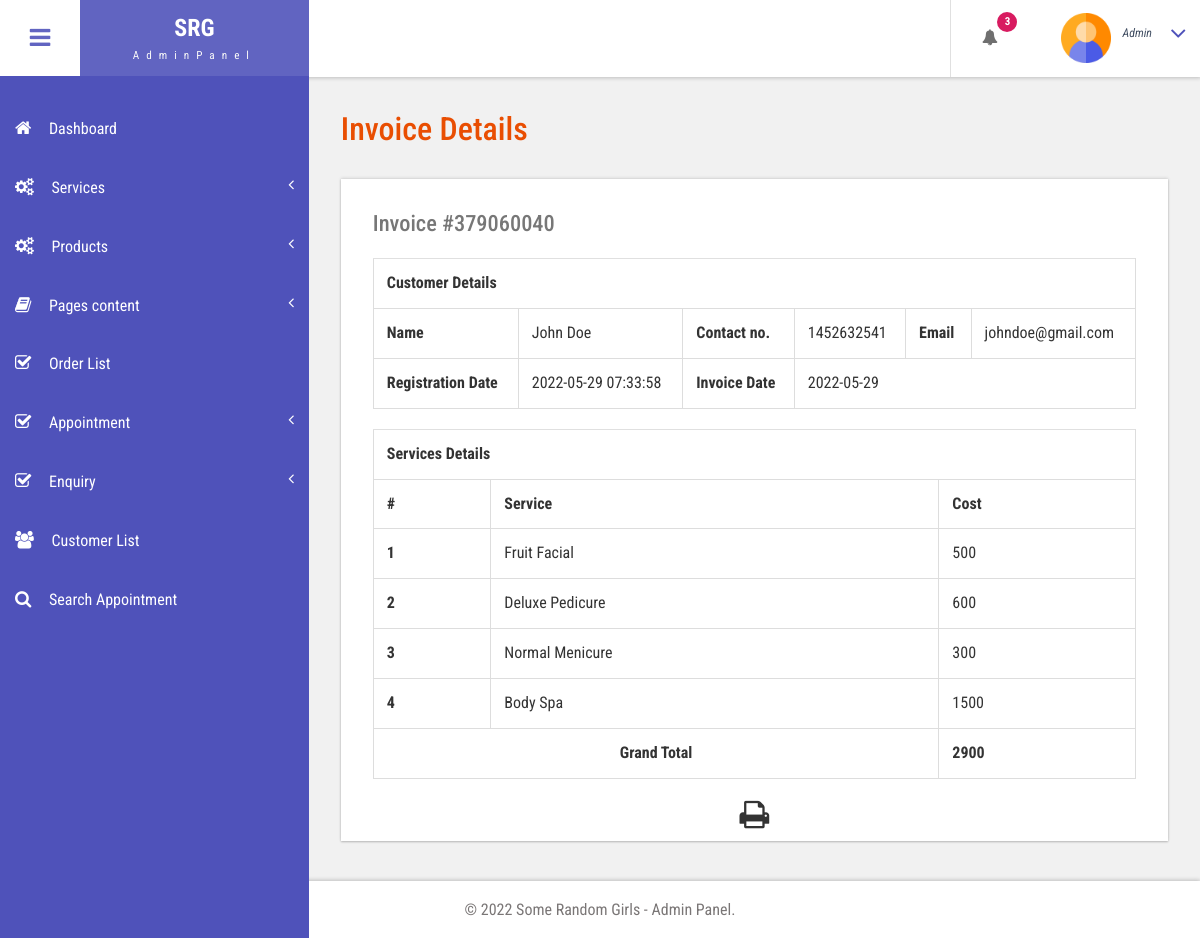
Screenshot of /bpms1/admin/view-invoice.php?invoiceid=379060040 (signed in) with the database file from the repository.
### tables this page shows
CREATE TABLE IF NOT EXISTS `tblservices` (
  `ID` int(10) NOT NULL AUTO_INCREMENT,
  `ServiceName` varchar(200) DEFAULT NULL,
  `ServiceDescription` mediumtext,
  `Cost` int(10) DEFAULT NULL,
  `Image` varchar(200) DEFAULT NULL,
  `CreationDate` timestamp NULL DEFAULT CURRENT_TIMESTAMP,
  PRIMARY KEY (`ID`)
);

### bpms1/admin/view-invoice.php (the view, shortened to what this page needs)
<?php
include('includes/dbconnection.php');
if (strlen($_SESSION['bpmsuid']==0)) {
  header('location:logout.php');
  } else{
  ?>
<!DOCTYPE HTML>
<html>
<head>
<link href="css/bootstrap.css" rel='stylesheet' type='text/css' />
<link href="css/style.css" rel='stylesheet' type='text/css' />
<link href="css/font-awesome.css" rel="stylesheet">
<link href="css/animate.css" rel="stylesheet" type="text/css" media="all">
<link href="css/custom.css" rel="stylesheet">
</head>
<body class="cbp-spmenu-push">
	<div class="main-content">
		 <?php include_once('includes/sidebar.php');?>
		 <?php include_once('includes/header.php');?>
		<div id="page-wrapper">
			<div class="main-page">
				<div class="tables" id="exampl">
					<h3 class="title1">Invoice Details</h3>
	<?php
	$invid=intval($_GET['invoiceid']);
$ret=mysqli_query($con,"select DISTINCT  date(tblinvoice.PostingDate) as invoicedate,tbluser.FirstName,tbluser.LastName,tbluser.Email,tbluser.MobileNumber,tbluser.RegDate
	from  tblinvoice
	join tbluser on tbluser.ID=tblinvoice.Userid
	where tblinvoice.BillingId='$invid'");
while ($row=mysqli_fetch_array($ret)) {
?>
					<div class="table-responsive bs-example widget-shadow">
						<h4>Invoice #<?php echo $invid;?></h4>
						<table class="table table-bordered" width="100%" border="1">
<tr>
<th colspan="6">Customer Details</th>
</tr>
							 <tr>
								<th>Name</th>
								<td><?php echo $row['FirstName']?> <?php echo $row['LastName']?></td>
								<th>Contact no.</th>
								<td><?php echo $row['MobileNumber']?></td>
								<th>Email </th>
								<td><?php echo $row['Email']?></td>
							</tr>
							 <tr>
								<th>Registration Date</th>
								<td><?php echo $row['RegDate']?></td>
								<th>Invoice Date</th>
								<td colspan="3"><?php echo $row['invoicedate']?></td>
							</tr>
<?php }?>
</table>
<table class="table table-bordered" width="100%" border="1">
<tr>
<th colspan="3">Services Details</th>
</tr>
<tr>
<th>#</th>
<th>Service</th>
<th>Cost</th>
</tr>
<?php
$ret=mysqli_query($con,"select tblservices.ServiceName,tblservices.Cost
	from  tblinvoice
	join tblservices on tblservices.ID=tblinvoice.ServiceId
	where tblinvoice.BillingId='$invid'");
$cnt=1;
while ($row=mysqli_fetch_array($ret)) {
	?>
<tr>
<th><?php echo $cnt;?></th>
<td><?php echo $row['ServiceName']?></td>
<td><?php echo $subtotal=$row['Cost']?></td>
</tr>
<?php
$cnt=$cnt+1;
$gtotal+=$subtotal;
} ?>
<tr>
<th colspan="2" style="text-align:center">Grand Total</th>
<th><?php echo $gtotal?></th>
</tr>
</table>
  <p style="margin-top:1%"  align="center">
  <i class="fa fa-print fa-2x" style="cursor: pointer;"  OnClick="CallPrint(this.value)" ></i>
</p>
					</div>
				</div>
			</div>
		</div>
		 <?php include_once('includes/footer.php');?>
	</div>
</body>
</html>
<?php }  ?>

### bpms1/admin/css/style.css (style rules this page uses)
h4, h5, h6, h1, h2, h3 { margin: 0; }
p { margin: 0; }
html, body { font-family: 'Roboto Condensed', sans-serif; font-size: 100%; overflow-x: hidden; background: #fff; }
h1,h2,h3,h4,h5,h6 { margin:0; }
p { margin:0; }
.main-content { position: relative; }
.cbp-spmenu-push { overflow-x: hidden; position: relative; }
.cbp-spmenu, .cbp-spmenu-push { -webkit-transition: all 0.3s ease; -moz-transition: all 0.3s ease; transition: all 0.3s ease; }
.cbp-spmenu-push div#page-wrapper { margin: 0 0 0 19.3em; transition:.5s all; -webkit-transition:.5s all; -moz-transition:.5s all; }
.fa { display: inline-block; font-family: FontAwesome; font-style: normal; font-weight: normal; line-height: 1; -webkit-font-smoothing: antialiased; -moz-osx-font-smoothing: grayscale; }
.widget-shadow { background-color: #fff; box-shadow: 0 -1px 3px rgba(0,0,0,.12),0 1px 2px rgba(0,0,0,.24); -webkit-box-shadow: 0 -1px 3px rgba(0,0,0,.12),0 1px 2px rgba(0,0,0,.24); -moz-box-shadow: 0 -1px 3px rgba(0,0,0,.12),0 1px 2px rgba(0,0,0,.24); }
h3.title1 { font-size: 2em; color: #e94e02; margin-bottom: 0.8em; }
.table > thead > tr > th, .table > tbody > tr > th, .table > tfoot > tr > th, .table > thead > tr > td, .table > tbody > tr > td, .table > tfoot > tr > td { border-top: none; }
.tables h4 { font-size: 1.4em; margin-bottom: 1em; color: #777777; }
.tables .panel-body ,.tables .bs-example { padding: 2em 2em 0.5em; }
.tables .table > thead > tr > th, .tables .table > tbody > tr > th, .tables .table > tfoot > tr > th, .tables .table > thead > tr > td, .tables .table > tbody > tr > td, .tables .table > tfoot > tr > td { padding: 13px; border-top: 1px solid #E0E0E0; }
.bs-example { margin-top: 2em; }

### bpms1/admin/css/custom.css (style rules this page uses)
#page-wrapper { padding:7em 2em 2.5em; background-color: #F1F1F1; }

### rows the page displays
tblservices: ServiceName "Fruit Facial", Cost "500"
tblservices: ServiceName "Deluxe Pedicure", Cost "600"
tblservices: ServiceName "Normal Menicure", Cost "300"
tblservices: ServiceName "Body Spa", Cost "1500"

### other values shown
$num "3"
$row['FirstName'] "John"
$row['LastName'] "Doe"
$row['MobileNumber'] "1452632541"
$row['Email'] "johndoe@gmail.com"
$row['RegDate'] "2022-05-29 07:33:58"
$row['invoicedate'] "2022-05-29"
$gtotal "2900"
